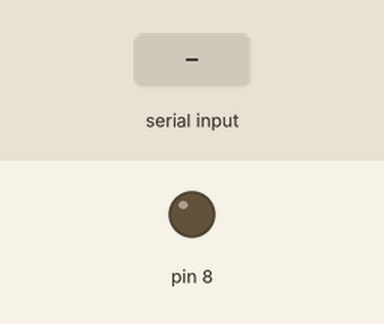
The sketch below on a simulated Arduino Uno, built with avr-gcc and run on an emulated ATmega328P. On the bench: output pins drawn as LEDs (lit = HIGH). Inputs (shaded band) come from the test bench. What the sketch prints to the serial monitor is not drawn.

Above: at 1.2 s.
1.3 s: "x" received over the second serial link
Timing chart, 0 to 4.3 s (numbered marks = the images above; inputs shaded):
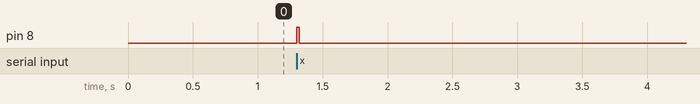

Measured:
- after the input at 1.3 s, pin 8: LOW → HIGH at once, → LOW 0.02 s later

The sketch:

Slave_mode.ino
```cpp
#include <SoftwareSerial.h>
SoftwareSerial BTserial(10, 11);

int state = 0;

void setup() {
  // initialize digital pin 8 as an output.

  Serial.begin(9600);
  BTserial.begin(38400);
  pinMode(8, OUTPUT);

}

void loop() {
  if (BTserial.available() > 0) { // Checks whether data is comming from the serial port
    state = BTserial.read();
    Serial.write("aabb");
    //ata from the serial port
    //Serial.write(state);
  }
  // Controlling the LED
  if (state == 120) {

    digitalWrite(8, HIGH); // LED ON
    delay (20);
    state = 0;
    digitalWrite(8, LOW);
  }
  else if (state == '0') {
    digitalWrite(8, LOW); // LED ON
    state = 0;
  }
}
```
